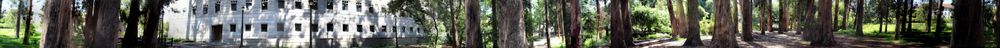
#> input picture output/woods-poisson.png, 1000 x 48 px, shrunk from 2056 x 98 before the run
$ python viewer.py   (Python 2 division)   (older library calls are emulated)
#> lines starting #> are read from the running program, lines starting #| are printed output that depends on the picture
#!/usr/bin/env python
from __future__ import division
import numpy as np
import matplotlib.pyplot as plt
import sys, os
from scipy import misc


class PanoramaViewer:
	def __init__(self, image_name):
#> called with image_name = 'output/woods-poisson.png'
		self.fig = plt.figure()
		self.ax = self.fig.add_subplot(111)
		plt.axis('off')
		plt.title('Use left and right arrows to pan. Any key to quit.')
		self.image = misc.imread(image_name)[:,:,:3]
		self.offset = 0
		self.width = self.image.shape[0] * 3  # Viewer width
#> self.width = 144
		self.canvas = self.ax.imshow(self.image[:,self.offset:self.offset+self.width])

		self.callback_id_press = self.fig.canvas.mpl_connect('key_press_event', self.onArrowDown)
		plt.show()
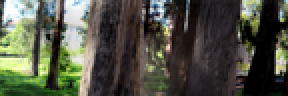
#> shown: shape (48, 144, 3) (shown 2 times larger); mean R, G, B 81, 83.1, 69
		return

	def onArrowDown(self, event):
		if event.key == "left" or event.key == "right":
			if event.key == "left":
				self.offset -= 50
			elif event.key == "right":
				self.offset += 50
			if self.offset < 0:
				self.offset += self.image.shape[1]
			elif self.offset > self.image.shape[1]:
				self.offset -= self.image.shape[1]
			new_image = self.image[:,self.offset:self.offset+self.width]
			if new_image.shape[1] < self.width:
				new_image = np.append(new_image, self.image[:,:(self.width - new_image.shape[1])], axis=1)
			self.canvas.set_data(new_image)
			plt.draw()
		else:
			plt.close()
		return


if __name__ == "__main__":
	print ""
	PanoramaViewer("output/woods-poisson.png")
